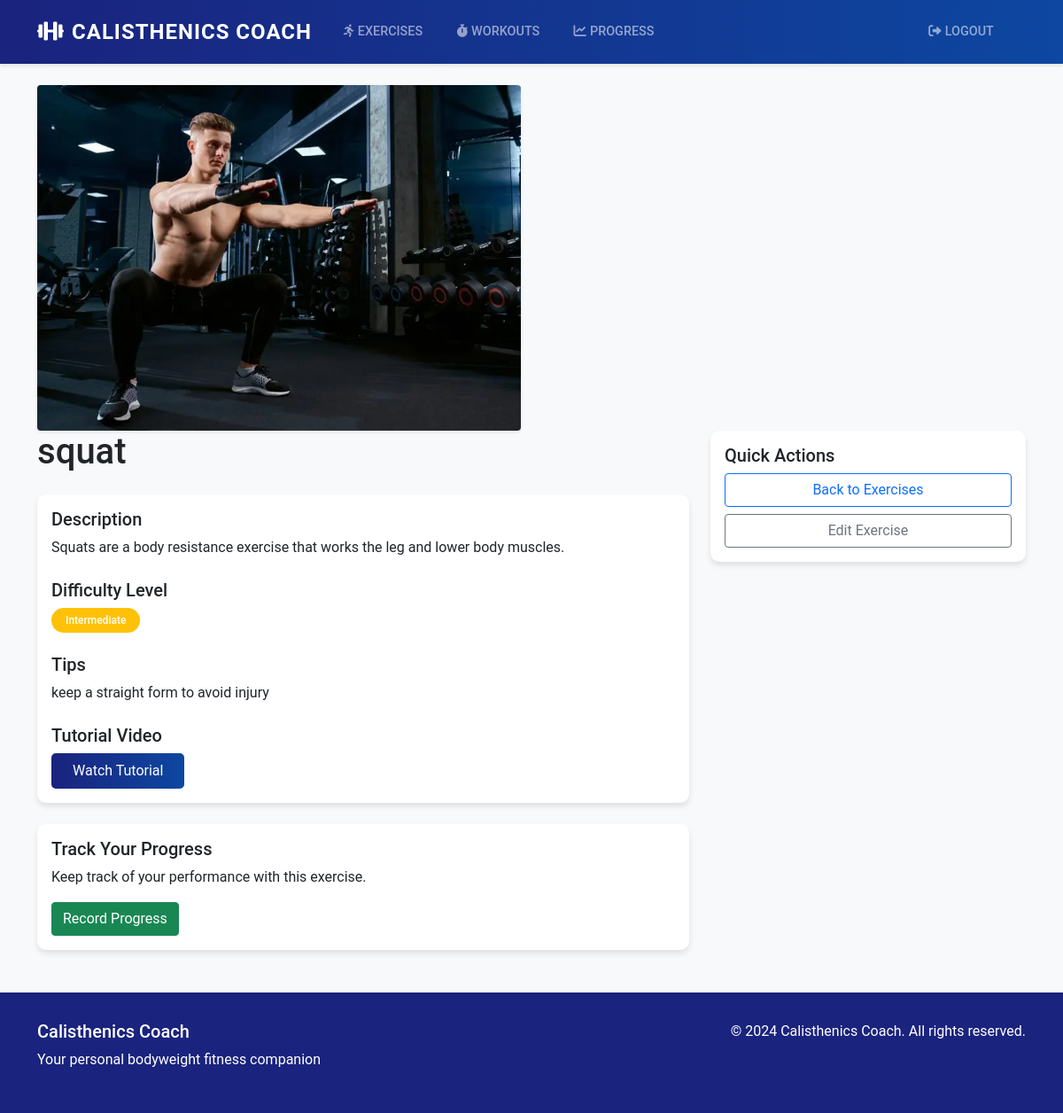
Page /exercises/2/ (signed in) on the committed database.
### workouts/models.py (models this page shows, shortened)
class Exercise(models.Model):
    name = models.CharField(max_length=100)
    description = models.TextField()
    image = models.ImageField(upload_to='exercises/', null=True, blank=True)
    difficulty_level = models.CharField(max_length=20, choices=DIFFICULTY_LEVEL_CHOICES)
    video_url = models.URLField(blank=True, null=True)
    tips = models.TextField(blank=True)

### workouts/views.py (the view)
# urls.py: path('exercises/<int:pk>/', views.exercise_detail, name='exercise_detail'),
@login_required
def exercise_detail(request, pk):
    exercise = get_object_or_404(Exercise, pk=pk)
    return render(request, 'workouts/exercise_detail.html', {'exercise': exercise})

### workouts/templates/workouts/exercise_detail.html (shortened to what this page needs)
{% extends 'workouts/base.html' %}
{% block content %}
<div class="row">
    <div class="col-md-6">
        {% if exercise.image %}
            <img src="{{ exercise.image.url }}" class="img-fluid rounded shadow-sm" alt="{{ exercise.name }}">
        {% else %}
            <div class="placeholder-image bg-light d-flex align-items-center justify-content-center rounded" style="height: 400px;">
                <i class="fas fa-dumbbell fa-5x text-muted"></i>
            </div>
        {% endif %}
    </div>
    <div class="col-md-8">
        <h1 class="mb-4">{{ exercise.name }}</h1>
        <div class="card mb-4">
            <div class="card-body">
                <h5 class="card-title">Description</h5>
                <p class="card-text">{{ exercise.description }}</p>
                <h5 class="card-title mt-4">Difficulty Level</h5>
                <p class="card-text">
                    <span class="badge bg-{% if exercise.difficulty_level == 'beginner' %}success{% elif exercise.difficulty_level == 'intermediate' %}warning{% else %}danger{% endif %}">
                        {{ exercise.difficulty_level|title }}
                    </span>
                </p>
                {% if exercise.tips %}
                    <h5 class="card-title mt-4">Tips</h5>
                    <p class="card-text">{{ exercise.tips }}</p>
                {% endif %}
                {% if exercise.video_url %}
                    <h5 class="card-title mt-4">Tutorial Video</h5>
                    <a href="{{ exercise.video_url }}" class="btn btn-primary" target="_blank">
                         Watch Tutorial
                    </a>
                {% endif %}
            </div>
        </div>
        <div class="card">
            <div class="card-body">
                <h5 class="card-title">Track Your Progress</h5>
                <p class="card-text">Keep track of your performance with this exercise.</p>
                <a href="{% url 'progress_create' %}?exercise={{ exercise.pk }}" class="btn btn-success">
                    Record Progress
                </a>
            </div>
        </div>
    </div>
    <div class="col-md-4">
        <div class="card mb-4">
            <div class="card-body">
                <h5 class="card-title">Quick Actions</h5>
                <div class="d-grid gap-2">
                    <a href="{% url 'exercise_list' %}" class="btn btn-outline-primary">
                        Back to Exercises
                    </a>
                    {% if user.is_staff %}
                        <a href="#" class="btn btn-outline-secondary">
                            Edit Exercise
                        </a>
                    {% endif %}
                </div>
            </div>
        </div>
    </div>
</div>
{% endblock %}

### workouts/templates/workouts/base.html (style rules this page uses)
body { background-color: #f8f9fa; font-family: 'Roboto', sans-serif; }
.card { border: none; border-radius: 10px; box-shadow: 0 4px 6px rgba(0,0,0,0.1); transition: transform 0.3s ease; }
.btn-primary { background: linear-gradient(to right, #1a237e, #0d47a1); border: none; padding: 0.5rem 1.5rem; border-radius: 5px; transition: all 0.3s ease; }
.badge { padding: 0.5rem 1rem; border-radius: 20px; font-weight: 500; }

### rows in the picture
Exercise: image (picture), name "squat", description "Squats are a body resistance exercise that works the leg and lower body muscles.", difficulty_level "Intermediate", tips "keep a straight form to avoid injury"
